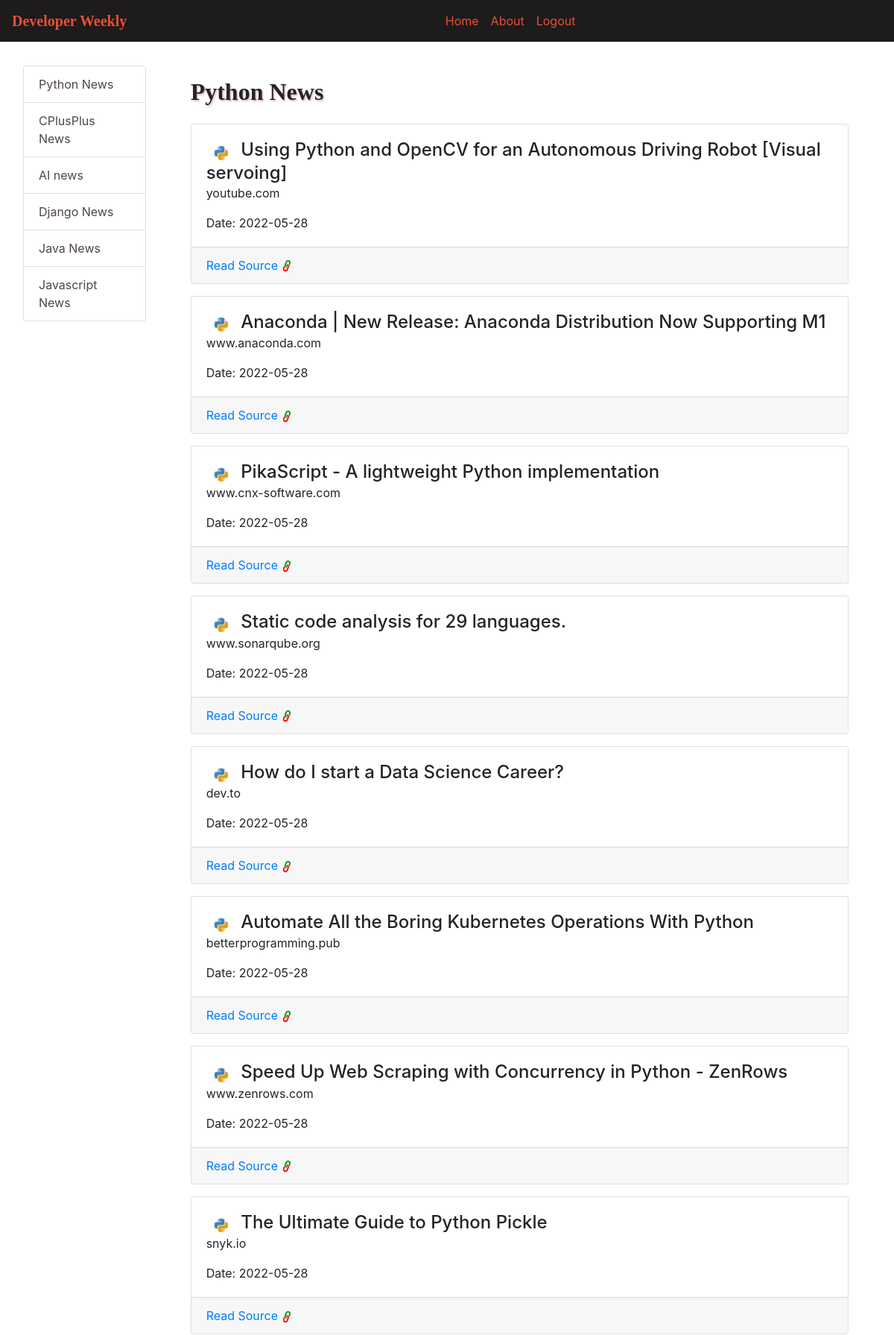
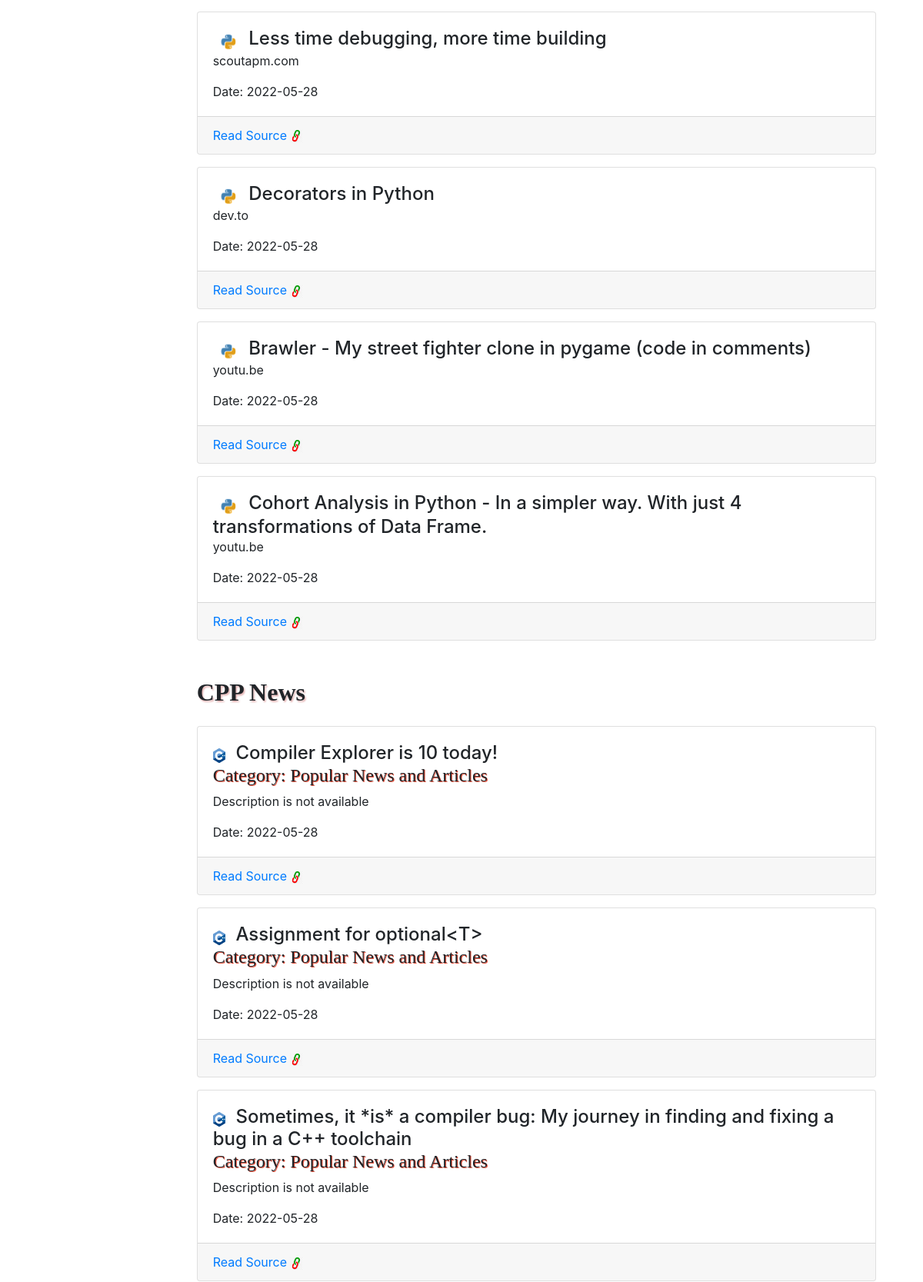
The page /dashboard (signed in, upper part) on the database its author committed (2 pictures, top to bottom).
### project_orm.py (models this page shows, shortened)
class PythonNews(Base):
    __tablename__ = 'python_news'
    id = Column(Integer,primary_key=True)
    topic = Column(String(255))
    link = Column(String())
    source = Column(String())
    created_at =  Column(DateTime,default=datetime.utcnow,nullable=False)
    def __repr__(self) -> str:
        return f'{self.topic}'

class Cplusplus_News(Base):
    __tablename__ = 'cplusplus_news'
    id = Column(Integer,primary_key=True)
    category = Column(String(255))
    topic = Column(String())
    description = Column(String())
    link = Column(String())
    created_at =  Column(DateTime,default=datetime.utcnow,nullable=False)

### app.py (the view)
@app.route('/dashboard',methods=['GET','POST'])
def dashboard():
    if session.get('isauth',False):
        sess = get_db()
        results = sess.query(UserSelection).filter(UserSelection.user==session.get('id')).first()
        if results:
            pdata=cppdata=aidata=djangodata=javadata=jsdata=None
            print(results.has_python)
            if results.has_python:
                pdata = sess.query(PythonNews).all()
            if results.has_cplusplus:
                cppdata = sess.query(Cplusplus_News).all()
            if results.has_ai:
                aidata = sess.query(AI_News).all()
            if results.has_django:
                djangodata = sess.query(Django_News).all()
            if results.has_java:
                javadata = sess.query(Java_News).all()
            if results.has_js:
                jsdata = sess.query(Js_News).all()
            sess.close()
            return render_template('dashboard.html',title='News_Dashboard',
                    python_news = pdata,
                    cpp_news = cppdata,
                    ai_news=aidata,
                    django_news = djangodata,
                    java_news=javadata,
                    js_news=jsdata)
        else:
            return redirect('/home')
    else:
        return redirect('/')

### app.py (called while the page is built)
def get_db():
    engine = create_engine('sqlite:///project.sqlite')
    Session = scoped_session(sessionmaker(bind=engine))
    return Session()

### templates/dashboard.html (shortened to what this page needs)
{% extends 'base.html' %}
{% block body %}
<div class="container-fluid py-3">
  <div class="row p-3">
    <div class="col-md-2">
      <ul class="list-group">
        {% if python_news %}
        <li class="list-group-item d-flex justify-content-between align-items-center">
          <a class="text" href="/detail?f=p">Python News</a>
        </li>
        {% endif %}
        {% if cpp_news %}
        <li class="list-group-item d-flex justify-content-between align-items-center">
          <a class="text" href="/detail?f=c">CPlusPlus News</a>
        </li>
        {% endif %}
        {% if ai_news %}
        <li class="list-group-item d-flex justify-content-between align-items-center">
          <a class="text" href="/detail?f=a">AI news</a>
        </li>
        {% endif %}
        {% if django_news %}
        <li class="list-group-item d-flex justify-content-between align-items-center">
          <a class="text" href="/detail?f=d">Django News</a>
        </li>
        {% endif %}
        {% if java_news %}
        <li class="list-group-item d-flex justify-content-between align-items-center">
          <a class="text" href="/detail?f=j">Java News</a>
        </li>
        {% endif %}
        {% if js_news %}
        <li class="list-group-item d-flex justify-content-between align-items-center">
          <a class="text" href="/detail?f=js">Javascript News</a>
        </li>
        {% endif %}
      </ul>
    </div>
    <div class="col">
      {% if python_news %}
      <div class="container-fluid py-3">
        <div class="row">
          <div class="col">
            <div class="container">
              <h2>Python News</h2>
              <div class="row">
                <div class="col">
                  {% for news in python_news %}
                  <div class="card my-3">
                    <div class="card-body">
                      <img src="../static/images/wordpress-gab50779e4_640.png" alt="..." class="img-fluid" id="py_img">
                      <h4 class="card-title d-inline">{{ news|e }}</h4>
                      <p class="card-text">{{news.source}}</p>
                      {% if news.created_at %}
                      <a target="blank" class="card-link">Date: {{news.created_at.date()}}</a>
                      {% else %}
                      <a target="blank" class="card-link">Date: N/A</a>
                      {% endif %}
                    </div>
                    <div class="card-footer d-flex">
                      <a target="blank" href="{{news.link}}" class="card-link">Read Source</a>
                      <span><img src="../static/images/link.jpg" alt="..." class="img-fluid" id="link_img"></span>
                    </div>
                  </div>
                  {% endfor %}
                </div>
              </div>
            </div>
          </div>
        </div>
      </div>
      {% endif %}
      {% if cpp_news %}
      <div class="container-fluid py-3">
        <div class="row">
          <div class="col">
            <div class="container">
              <h2>CPP News</h2>
              <div class="row">
                <div class="col">
                  {% for news in cpp_news %}
                  <div class="card my-3">
                    <div class="card-body">
                      <img src="../static/images/1822px-ISO_C++_Logo.svg.png" alt="..." class="img-fluid" id="cpp_img">
                      <h4 class="card-title d-inline">{{ news.topic }}</h4>
                      <div class="card-category">
                        <h4>Category: {{news.category}}</h4>
                      </div>
                      <p class="card-text">{{news.description}}</p>
                      <a target="blank" class="card-link">Date: {{news.created_at.date()}}</a>
                    </div>
                    <div class="card-footer d-flex">
                      <a target="blank" href="{{news.link}}" class="card-link">Read Source</a>
                      <span><img src="../static/images/link.jpg" alt="..." class="img-fluid" id="link_img"></span>
                    </div>
                  </div>
                  {% endfor %}
                </div>
              </div>
            </div>
          </div>
        </div>
      </div>
      {% endif %}
    </div>
  </div>
</div>
{% endblock %}

### templates/base.html (shortened to what this page needs)
<!doctype html>
<html lang="en">
<head>
  <link rel="stylesheet" href="https://stackpath.bootstrapcdn.com/bootstrap/4.3.1/css/bootstrap.min.css"
>
  <link rel="stylesheet" href="https://use.fontawesome.com/releases/v5.1.1/css/all.css"
>
</head>
<body>
  <nav class="navbar navbar-expand-lg navbar-light bg-light">
    <a class="navbar-brand" href="#">Developer Weekly</a>
    <div class="collapse navbar-collapse" id="collapsibleNavId">
      <ul class="navbar-nav mx-auto mt-2 mt-lg-0">
        <li class="nav-item active">
          <a class="nav-link" href="/home">Home <span class="sr-only">(current)</span></a>
        </li>
        <li class="nav-item">
          <a class="nav-link" href="/about">About</a>
        </li>
        {% if session.isauth %}
        <li class="nav-item">
          <a class="nav-link" href="/logout">Logout</a>
        </li>
        {% endif %}
      </ul>
    </div>
  </nav>
  {% block body %}{% endblock %}
</body>
</html>

### templates/base.html (style rules this page uses)
.navbar { background-color: #1D1B1B !important; }
.navbar-brand { color: #EC4D37 !important; font-family: Georgia, 'Times New Roman', Times, serif; font-weight: bold; }
.nav-link { color: #EC4D37 !important }

### templates/dashboard.html (style rules this page uses)
.card-category { font-weight: bold; font-family: Georgia, 'Times New Roman', Times, serif; text-shadow: 1px 1px #EC4D37; }
h2 { font-weight: bold; font-family: Georgia, 'Times New Roman', Times, serif; text-shadow: 1.5px 1.5px 2px #e6b6b6; }
.list-group-item { transition: width 2s; }
.text { border-radius: 5px; color: #514644; text-decoration: none; }
#py_img { width: 5%; }
#cpp_img { width: 2%; margin-right: 1% }
#link_img { width: 7%; margin-left: 4px; }

### rows shown on the page
PythonNews: topic "Using Python and OpenCV for an Autonomous Driving Robot [Visual servoing]", source "youtube.com", created_at "2022-05-28"
PythonNews: topic "Anaconda | New Release: Anaconda Distribution Now Supporting M1", source "www.anaconda.com", created_at "2022-05-28"
PythonNews: topic "PikaScript - A lightweight Python implementation", source "www.cnx-software.com", created_at "2022-05-28"
PythonNews: topic "Static code analysis for 29 languages.", source "www.sonarqube.org", created_at "2022-05-28"
PythonNews: topic "How do I start a Data Science Career?", source "dev.to", created_at "2022-05-28"
PythonNews: topic "Automate All the Boring Kubernetes Operations With Python", source "betterprogramming.pub", created_at "2022-05-28"
PythonNews: topic "Speed Up Web Scraping with Concurrency in Python - ZenRows", source "www.zenrows.com", created_at "2022-05-28"
PythonNews: topic "The Ultimate Guide to Python Pickle", source "snyk.io", created_at "2022-05-28"
PythonNews: topic "Less time debugging, more time building", source "scoutapm.com", created_at "2022-05-28"
PythonNews: topic "Decorators in Python", source "dev.to", created_at "2022-05-28"
PythonNews: topic "Brawler - My street fighter clone in pygame (code in comments)", source "youtu.be", created_at "2022-05-28"
PythonNews: topic "Cohort Analysis in Python - In a simpler way. With just 4 transformations of Data Frame.", source "youtu.be", created_at "2022-05-28"
Cplusplus_News: topic "Compiler Explorer is 10 today!", category "Popular News and Articles", description "Description is not available", created_at "2022-05-28"
Cplusplus_News: topic "Assignment for optional<T>", category "Popular News and Articles", description "Description is not available", created_at "2022-05-28"
Cplusplus_News: topic "Sometimes, it *is* a compiler bug: My journey in finding and fixing a bug in a C++ toolchain", category "Popular News and Articles", description "Description is not available", created_at "2022-05-28"
